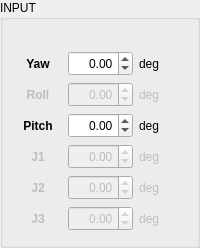
       <widget class="QGroupBox" name="gb_input">
        <property name="title">
         <string>INPUT</string>
        </property>
        <layout class="QGridLayout" name="gridLayout_4">
         <item row="0" column="2">
          <spacer name="v_spacer_1">
           <property name="orientation">
            <enum>Qt::Orientation::Vertical</enum>
           </property>
           <property name="sizeType">
            <enum>QSizePolicy::Policy::Fixed</enum>
           </property>
           <property name="sizeHint" stdset="0">
            <size>
             <width>20</width>
             <height>20</height>
            </size>
           </property>
          </spacer>
         </item>
         <item row="1" column="2">
          <layout class="QGridLayout" name="gl_arm_input">
           <property name="rightMargin">
            <number>0</number>
           </property>
           <item row="0" column="1">
            <widget class="QDoubleSpinBox" name="sb_arm_yaw">
             <property name="sizePolicy">
              <sizepolicy hsizetype="Fixed" vsizetype="Fixed">
               <horstretch>0</horstretch>
               <verstretch>0</verstretch>
              </sizepolicy>
             </property>
             <property name="minimumSize">
              <size>
               <width>65</width>
               <height>25</height>
              </size>
             </property>
             <property name="maximumSize">
              <size>
               <width>65</width>
               <height>25</height>
              </size>
             </property>
             <property name="statusTip">
              <string>Range: -180,180  |  Interval: 5</string>
             </property>
             <property name="alignment">
              <set>Qt::AlignmentFlag::AlignRight|Qt::AlignmentFlag::AlignTrailing|Qt::AlignmentFlag::AlignVCenter</set>
             </property>
             <property name="minimum">
              <double>-180.000000000000000</double>
             </property>
             <property name="maximum">
              <double>180.000000000000000</double>
             </property>
             <property name="singleStep">
              <double>5.000000000000000</double>
             </property>
            </widget>
           </item>
           <item row="4" column="1">
            <widget class="QDoubleSpinBox" name="sb_arm_j2">
             <property name="enabled">
              <bool>false</bool>
             </property>
             <property name="sizePolicy">
              <sizepolicy hsizetype="Fixed" vsizetype="Fixed">
               <horstretch>0</horstretch>
               <verstretch>0</verstretch>
              </sizepolicy>
             </property>
             <property name="minimumSize">
              <size>
               <width>65</width>
               <height>25</height>
              </size>
             </property>
             <property name="maximumSize">
              <size>
               <width>65</width>
               <height>25</height>
              </size>
             </property>
             <property name="statusTip">
              <string>Range: -180,180  |  Interval: 5</string>
             </property>
             <property name="alignment">
              <set>Qt::AlignmentFlag::AlignRight|Qt::AlignmentFlag::AlignTrailing|Qt::AlignmentFlag::AlignVCenter</set>
             </property>
             <property name="minimum">
              <double>-180.000000000000000</double>
             </property>
             <property name="maximum">
              <double>180.000000000000000</double>
             </property>
             <property name="singleStep">
              <double>5.000000000000000</double>
             </property>
            </widget>
           </item>
           <item row="0" column="0">
            <widget class="QLabel" name="static_l_input_yaw">
             <property name="font">
              <font>
               <bold>true</bold>
              </font>
             </property>
             <property name="text">
              <string>Yaw</string>
             </property>
             <property name="alignment">
              <set>Qt::AlignmentFlag::AlignCenter</set>
             </property>
            </widget>
           </item>
           <item row="2" column="1">
            <widget class="QDoubleSpinBox" name="sb_arm_pitch">
             <property name="sizePolicy">
              <sizepolicy hsizetype="Fixed" vsizetype="Fixed">
               <horstretch>0</horstretch>
               <verstretch>0</verstretch>
              </sizepolicy>
             </property>
             <property name="minimumSize">
              <size>
               <width>65</width>
               <height>25</height>
              </size>
             </property>
             <property name="maximumSize">
              <size>
               <width>65</width>
               <height>25</height>
              </size>
             </property>
             <property name="statusTip">
              <string>Range: -180,180  |  Interval: 5</string>
             </property>
             <property name="alignment">
              <set>Qt::AlignmentFlag::AlignRight|Qt::AlignmentFlag::AlignTrailing|Qt::AlignmentFlag::AlignVCenter</set>
             </property>
             <property name="minimum">
              <double>-180.000000000000000</double>
             </property>
             <property name="maximum">
              <double>180.000000000000000</double>
             </property>
             <property name="singleStep">
              <double>5.000000000000000</double>
             </property>
            </widget>
           </item>
           <item row="3" column="0">
            <widget class="QLabel" name="static_l_input_j1">
             <property name="enabled">
              <bool>false</bool>
             </property>
             <property name="font">
              <font>
               <bold>true</bold>
              </font>
             </property>
             <property name="text">
              <string>J1</string>
             </property>
             <property name="alignment">
              <set>Qt::AlignmentFlag::AlignCenter</set>
             </property>
            </widget>
           </item>
           <item row="2" column="0">
            <widget class="QLabel" name="static_l_input_pitch">
             <property name="font">
              <font>
               <bold>true</bold>
              </font>
             </property>
             <property name="text">
              <string>Pitch</string>
             </property>
             <property name="alignment">
              <set>Qt::AlignmentFlag::AlignCenter</set>
             </property>
            </widget>
           </item>
           <item row="4" column="2">
            <widget class="QLabel" name="static_l_input_j2_u">
             <property name="enabled">
              <bool>false</bool>
             </property>
             <property name="sizePolicy">
              <sizepolicy hsizetype="Minimum" vsizetype="Minimum">
               <horstretch>0</horstretch>
               <verstretch>0</verstretch>
              </sizepolicy>
             </property>
             <property name="text">
              <string>deg</string>
             </property>
            </widget>
           </item>
           <item row="4" column="0">
            <widget class="QLabel" name="static_l_input_j2">
             <property name="enabled">
              <bool>false</bool>
             </property>
             <property name="font">
              <font>
               <bold>true</bold>
              </font>
             </property>
             <property name="text">
              <string>J2</string>
             </property>
             <property name="alignment">
              <set>Qt::AlignmentFlag::AlignCenter</set>
             </property>
            </widget>
           </item>
           <item row="0" column="2">
            <widget class="QLabel" name="static_l_input_yaw_u">
             <property name="sizePolicy">
              <sizepolicy hsizetype="Minimum" vsizetype="Minimum">
               <horstretch>0</horstretch>
               <verstretch>0</verstretch>
              </sizepolicy>
             </property>
             <property name="text">
              <string>deg</string>
             </property>
            </widget>
           </item>
           <item row="3" column="2">
            <widget class="QLabel" name="static_l_input_j1_u">
             <property name="enabled">
              <bool>false</bool>
             </property>
             <property name="sizePolicy">
              <sizepolicy hsizetype="Minimum" vsizetype="Minimum">
               <horstretch>0</horstretch>
               <verstretch>0</verstretch>
              </sizepolicy>
             </property>
             <property name="text">
              <string>deg</string>
             </property>
            </widget>
           </item>
           <item row="5" column="1">
            <widget class="QDoubleSpinBox" name="sb_arm_j3">
             <property name="enabled">
              <bool>false</bool>
             </property>
             <property name="sizePolicy">
              <sizepolicy hsizetype="Fixed" vsizetype="Fixed">
               <horstretch>0</horstretch>
               <verstretch>0</verstretch>
              </sizepolicy>
             </property>
             <property name="minimumSize">
              <size>
               <width>65</width>
               <height>25</height>
              </size>
             </property>
             <property name="maximumSize">
              <size>
               <width>65</width>
               <height>25</height>
              </size>
             </property>
             <property name="statusTip">
              <string>Range: -180,180  |  Interval: 5</string>
             </property>
             <property name="alignment">
              <set>Qt::AlignmentFlag::AlignRight|Qt::AlignmentFlag::AlignTrailing|Qt::AlignmentFlag::AlignVCenter</set>
             </property>
             <property name="minimum">
              <double>-180.000000000000000</double>
             </property>
             <property name="maximum">
              <double>180.000000000000000</double>
             </property>
             <property name="singleStep">
              <double>5.000000000000000</double>
             </property>
            </widget>
           </item>
           <item row="3" column="1">
            <widget class="QDoubleSpinBox" name="sb_arm_j1">
             <property name="enabled">
              <bool>false</bool>
             </property>
             <property name="sizePolicy">
              <sizepolicy hsizetype="Fixed" vsizetype="Fixed">
               <horstretch>0</horstretch>
               <verstretch>0</verstretch>
              </sizepolicy>
             </property>
             <property name="minimumSize">
              <size>
               <width>65</width>
               <height>25</height>
              </size>
             </property>
             <property name="maximumSize">
              <size>
               <width>65</width>
               <height>25</height>
              </size>
             </property>
             <property name="statusTip">
              <string>Range: -180,180  |  Interval: 5</string>
             </property>
             <property name="alignment">
              <set>Qt::AlignmentFlag::AlignRight|Qt::AlignmentFlag::AlignTrailing|Qt::AlignmentFlag::AlignVCenter</set>
             </property>
             <property name="minimum">
              <double>-180.000000000000000</double>
             </property>
             <property name="maximum">
              <double>180.000000000000000</double>
             </property>
             <property name="singleStep">
              <double>5.000000000000000</double>
             </property>
            </widget>
           </item>
           <item row="2" column="2">
            <widget class="QLabel" name="static_l_input_pitch_u">
             <property name="sizePolicy">
              <sizepolicy hsizetype="Minimum" vsizetype="Minimum">
               <horstretch>0</horstretch>
               <verstretch>0</verstretch>
              </sizepolicy>
             </property>
             <property name="text">
              <string>deg</string>
             </property>
            </widget>
           </item>
           <item row="5" column="0">
            <widget class="QLabel" name="static_l_input_j3">
             <property name="enabled">
              <bool>false</bool>
             </property>
             <property name="font">
              <font>
               <bold>true</bold>
              </font>
             </property>
             <property name="text">
              <string>J3</string>
             </property>
             <property name="alignment">
              <set>Qt::AlignmentFlag::AlignCenter</set>
             </property>
            </widget>
           </item>
           <item row="5" column="2">
            <widget class="QLabel" name="static_l_input_j3_u">
             <property name="enabled">
              <bool>false</bool>
             </property>
             <property name="sizePolicy">
              <sizepolicy hsizetype="Minimum" vsizetype="Minimum">
               <horstretch>0</horstretch>
               <verstretch>0</verstretch>
              </sizepolicy>
             </property>
             <property name="text">
              <string>deg</string>
             </property>
            </widget>
           </item>
           <item row="1" column="2">
            <widget class="QLabel" name="static_l_input_roll_u">
             <property name="enabled">
              <bool>false</bool>
             </property>
             <property name="sizePolicy">
              <sizepolicy hsizetype="Minimum" vsizetype="Minimum">
               <horstretch>0</horstretch>
               <verstretch>0</verstretch>
              </sizepolicy>
             </property>
             <property name="text">
              <string>deg</string>
             </property>
            </widget>
           </item>
           <item row="1" column="1">
            <widget class="QDoubleSpinBox" name="sb_arm_roll">
             <property name="enabled">
              <bool>false</bool>
             </property>
             <property name="sizePolicy">
              <sizepolicy hsizetype="Fixed" vsizetype="Fixed">
               <horstretch>0</horstretch>
               <verstretch>0</verstretch>
              </sizepolicy>
             </property>
             <property name="minimumSize">
              <size>
               <width>65</width>
               <height>25</height>
              </size>
             </property>
             <property name="maximumSize">
              <size>
               <width>65</width>
               <height>25</height>
              </size>
             </property>
             <property name="statusTip">
              <string>Range: -180,180  |  Interval: 5</string>
             </property>
             <property name="alignment">
              <set>Qt::AlignmentFlag::AlignRight|Qt::AlignmentFlag::AlignTrailing|Qt::AlignmentFlag::AlignVCenter</set>
             </property>
             <property name="minimum">
              <double>-180.000000000000000</double>
             </property>
             <property name="maximum">
              <double>180.000000000000000</double>
             </property>
             <property name="singleStep">
              <double>5.000000000000000</double>
             </property>
            </widget>
           </item>
           <item row="1" column="0">
            <widget class="QLabel" name="static_l_input_roll">
             <property name="enabled">
              <bool>false</bool>
             </property>
             <property name="font">
              <font>
               <bold>true</bold>
              </font>
             </property>
             <property name="text">
              <string>Roll</string>
             </property>
             <property name="alignment">
              <set>Qt::AlignmentFlag::AlignCenter</set>
             </property>
            </widget>
           </item>
          </layout>
         </item>
         <item row="2" column="2">
          <spacer name="v_spacer_2">
           <property name="orientation">
            <enum>Qt::Orientation::Vertical</enum>
           </property>
           <property name="sizeType">
            <enum>QSizePolicy::Policy::Fixed</enum>
           </property>
           <property name="sizeHint" stdset="0">
            <size>
             <width>20</width>
             <height>3</height>
            </size>
           </property>
          </spacer>
         </item>
        </layout>
       </widget>
